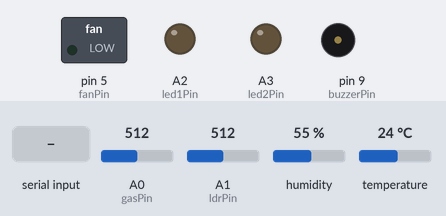
This sketch was run on a simulated Arduino Uno, built with avr-gcc and run on an emulated ATmega328P. Parts: switched loads named in the sketch (green lamp = pin HIGH), output pins drawn as LEDs (lit = HIGH), buzzer (waves = sounding, pin HIGH). The test bench sets the inputs (shaded band); at power-on: A0 (gasPin) = 512, A1 (ldrPin) = 512, humidity 55 %, temperature 24 °C.

Above: at 1.2 s.
1.3 s: "LED1_ON\n" received over Serial
At 2.7 s:
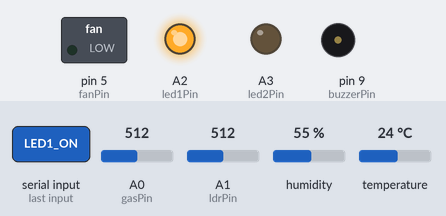
3.5 s: "LED2_ON\n" received over Serial
At 4.5 s:
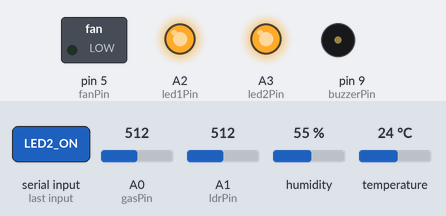
5.5 s: "LED1_OFF\n" received over Serial
At 7.2 s:
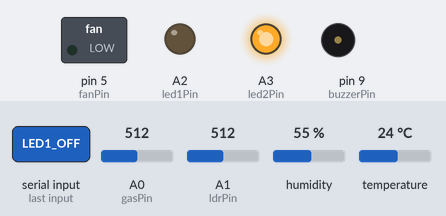
7.5 s: "Ac_ON\n" received over Serial
At 9.2 s:
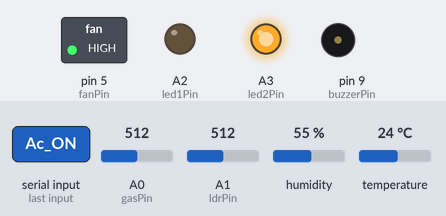
9.5 s: "LED2_OFF\n" received over Serial
At 10.9 s:
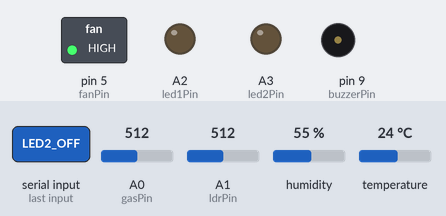
11.5 s: "BUZZER_ENABLE\n" received over Serial
At 12.7 s:
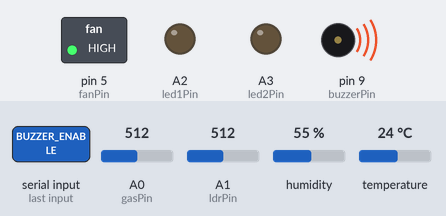
Timing chart, 0 to 14.5 s (numbered marks = the images above; inputs shaded):
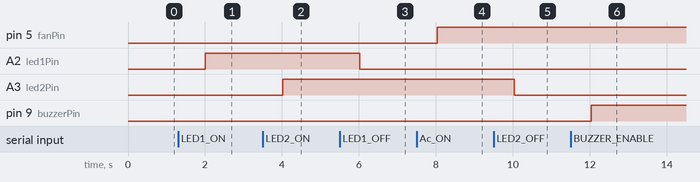

The sketch:

serial_comm.ino
```cpp
#include <LiquidCrystal.h>

#include <LiquidCrystal.h>

#include <DHT.h>
#include <Wire.h>


#define DHTPIN 4
#define DHTTYPE DHT22

DHT dht(DHTPIN, DHTTYPE);

const int gasPin = A0;
const int ldrPin = A1;
const int led1Pin = A2;
const int led2Pin = A3;
const int fanPin = 5;
const int buzzerPin = 9;

bool buzzerEnabled = false;
bool buzzerOnFromTemp = false;

void setup() {
  Serial.begin(9600);
  dht.begin();


  pinMode(led1Pin, OUTPUT);
  pinMode(led2Pin, OUTPUT);
  pinMode(fanPin, OUTPUT);
  pinMode(buzzerPin, OUTPUT);

  digitalWrite(led1Pin, LOW);
  digitalWrite(led2Pin, LOW);
  digitalWrite(fanPin, LOW);
  digitalWrite(buzzerPin, LOW);
}

void loop() {
  float temp = dht.readTemperature();
  float hum = dht.readHumidity();
  int gas = analogRead(gasPin);
  int ldr = analogRead(ldrPin);

  // Display temperature on LCD


  // Serial read
  if (Serial.available()) {
    String cmd = Serial.readStringUntil('\n');
    cmd.trim();

    if (cmd == "READ") {
      Serial.print("{\"temp\":");
      Serial.print(temp);
      Serial.print(",\"hum\":");
      Serial.print(hum);
      Serial.print(",\"gas\":");
      Serial.print(gas);
      Serial.print(",\"ldr\":");
      Serial.print(ldr);
      Serial.println("}");
    }
    else if (cmd == "LED1_ON") digitalWrite(led1Pin, HIGH);
    else if (cmd == "LED1_OFF") digitalWrite(led1Pin, LOW);
    else if (cmd == "LED2_ON") digitalWrite(led2Pin, HIGH);
    else if (cmd == "LED2_OFF") digitalWrite(led2Pin, LOW);
    else if (cmd == "Ac_ON") digitalWrite(fanPin, HIGH);
    else if (cmd == "Ac_OFF") digitalWrite(fanPin, LOW);
    else if (cmd == "BUZZER_ENABLE") buzzerEnabled = true;
    else if (cmd == "BUZZER_DISABLE") {
      buzzerEnabled = false;
      digitalWrite(buzzerPin, LOW);
    }
    else if (cmd == "BUZZER_ON" && buzzerEnabled) digitalWrite(buzzerPin, HIGH);
    else if (cmd == "BUZZER_OFF") digitalWrite(buzzerPin, LOW);
    else if (cmd == "BUZZER_TEST") {
      digitalWrite(buzzerPin, HIGH);
      delay(1000);
      digitalWrite(buzzerPin, LOW);
    }
  }

  // Auto-buzzer logic if temp < 26
  if (buzzerEnabled && temp < 30 && !buzzerOnFromTemp) {
    digitalWrite(buzzerPin, HIGH);
    buzzerOnFromTemp = true;
  }
  else if ((temp >= 30 || !buzzerEnabled) && buzzerOnFromTemp) {
    digitalWrite(buzzerPin, LOW);
    buzzerOnFromTemp = false;
  }

  delay(1000);
}
```

Measured:
- after the input at 1.3 s, A2 (led1Pin): LOW → HIGH after 0.71 s
- after the input at 3.5 s, A3 (led2Pin): LOW → HIGH after 0.52 s
- after the input at 5.5 s, A2 (led1Pin): HIGH → LOW after 0.52 s
- after the input at 7.5 s, pin 5 (fanPin): LOW → HIGH after 0.53 s
- after the input at 9.5 s, A3 (led2Pin): HIGH → LOW after 0.54 s
- after the input at 11.5 s, pin 9 (buzzerPin): LOW → HIGH after 0.54 s
